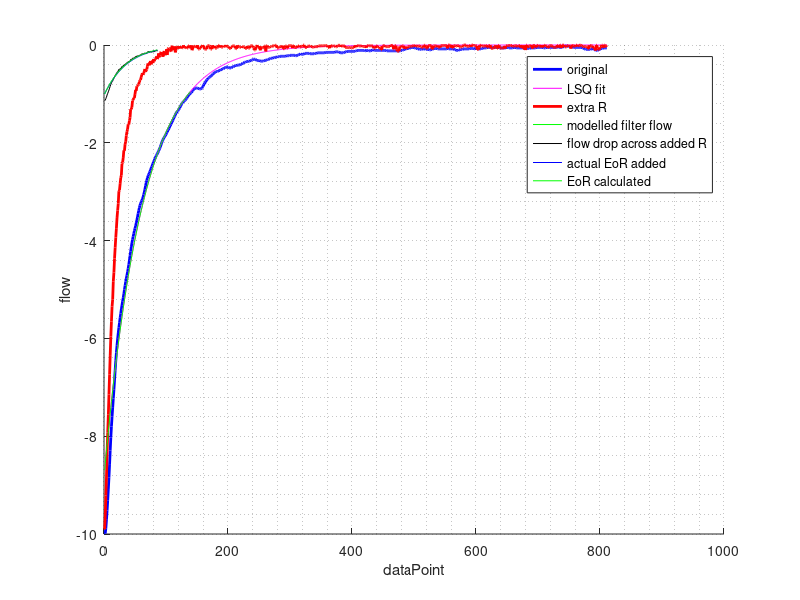

Source code (MATLAB):
pkg load communications

% Written by Sarah Howe in octave
% May not be compatible with matlab
%
% Playing with spirometry data

% Clean up
clc
close all
clear

% Automatic debugging
debug_on_interrupt(0);
debug_on_warning(1);
debug_on_error(1);

% Load some data
load SpirometryData.mat;
loops = data.Loops;
band = data.Banding;
normal = data.Normal;
inflated = data.Inflated;

% sampling frequency 125 Hz
Hz = 125;

% Atmospheric pressure in kpa
p_atm = 101.35; %kPa

%~~~~~~~~~~~~~~~~~~~~~~~~~~~~~~~~~~~~~~~~~~~~~
% Treating the data as from an RC-circuit
%
% Flow is current
% Pressure is voltage
% Resistance is resistance
% Compliance is capacitance
%~~~~~~~~~~~~~~~~~~~~~~~~~~~~~~~~~~~~~~~~~~~~
% start loops
flow = loops.Flow;
pressure = loops.Pressure;

% time for plotting
time = (1:size(flow))*(1/Hz);

%-----------------------------------------------
% Looks like an RC curve at end of forced exp?
% Let's fit a line to it :)
%-----------------------------------------------

% RC curve range
start = 1190;
stop = 2000;

figure(1)
hold on
plot(flow(start:stop), 'b', 'linewidth', 2)
xlabel("dataPoint")
ylabel("flow")
grid minor
hold off

% Least squares fit of curve
curveStart = start;
curveDataEnd = stop;

% set stopping point of fit at certain %age flow drop
% (things get over constrained below 3% and fit gets bad)
drop = 0.1*(flow(curveStart)-flow(curveDataEnd));

% find the index of the stopping point
index = 0;
stillLooking = 1;
for i = curveStart:curveDataEnd
    if(stillLooking)
        if(flow(i) > drop)
            index = i;
            stillLooking = 0;
        end
    end
end
if index == 0
    error("Percentage flow drop specified not found in range")
end
curveStop = index;

% set up matrices
measurements = log(-flow(curveStart:curveStop)); %flow flipped for nicer maths
one = ones(1, (curveStop-curveStart)+1);
times = -(time(curveStart:curveStop)-time(curveStart));

% OMG least squares!!!
results = [one', times']\measurements;

clc

% extract info
startPoint = exp(results(1));
EoR = results(2)

% remake curve from info
times = -(time(curveStart:curveDataEnd)-time(curveStart));
newValues = -startPoint*exp(times*EoR); % flip flow to negative side

% compare new and old
figure(1)
hold on
plot(newValues, 'm')
hold off

%-----------------------------------------
% Saying you had some new resistance added
% could you differentiate them?
%-----------------------------------------
% come up with some new EoR
EoR_new = 3.3

% Add the new EoR to the old data to shift it
newValues = zeros(1, ((curveDataEnd-curveStart)+1));
for i = (1:length(times))
    newValues(i) = flow(i+curveStart) * exp(times(i)*EoR_new);
end

% mess the new data up - pad the start and add some noise
padLength = 12;
messyValues = awgn(newValues, 28);

% remove any noise that crosses or lies on the x-axis
filteredValues = zeros(1, length(messyValues));
smallPositiveNumber = 1e-8;
for i = 1:length(messyValues)
    if messyValues(i) >= 0
        filteredValues(i) = filteredValues(i-1);
    else
        filteredValues(i) = messyValues(i);
    end
end

figure(1)
hold on
plot(filteredValues, 'r', 'linewidth', 2)
hold off

%------------------------------------------------------
% Now we have some data with added resistance in series
% Try to separate it all again
%------------------------------------------------------
% have Q = Ae^(k*t)
% where A = Q(1)e^(EoR*t)

% when modelled flow goes below -1, the reduced flow explodes
% so reduced flow calculation is reduced to a smaller range 
times = -(time(curveStart:curveStop)-time(curveStart));
filteredValues = filteredValues(1:(curveStop-curveStart)+1);

% model flow drop across spirometer's filter from known EoR
lowRFlow = -startPoint*exp(times*EoR);

% remove the known flow drop from flow
reducedFlow = filteredValues./lowRFlow;
% set stopping point of fit at certain %age flow drop
% (things get over constrained below 3% and fit gets bad)
curveLength = length(reducedFlow);
drop = 0.1*(reducedFlow(1)-reducedFlow(curveLength));

% find the index of the stopping point for the new curve
index = 0;
stillLooking = 1;
for i = 1:curveLength
    if(stillLooking)
        if(reducedFlow(i) < drop)
            index = i;
            stillLooking = 0;
        end
    end
end
if index == 0
    error("Percentage flow drop specified not found in range")
end
curveStop = index;

% redefine time for percentage pressure drop
times = -(time(curveStart:(curveStart+curveStop))-time(curveStart));
reducedFlow = reducedFlow(1:curveStop+1);

% find EoR for added flow drop
EoR_est = times'\log(reducedFlow)'

figure(1)
hold on
plot(lowRFlow, 'g')
plot(-reducedFlow, 'k')
plot(-exp(times*EoR_new), 'b')
plot(-exp(times*EoR_est), 'g')
legend("original", "LSQ fit", "extra R", "modelled filter flow", "flow drop across added R", "actual EoR added", "EoR calculated");
hold off

EoR_Percent_error = abs((1 - EoR_est/EoR_new)) * 100

%----------------------------
% Say added R = 2 cmH20
%----------------------------
R_added = 2;
E = EoR_est*2
R_actual = E/EoR
